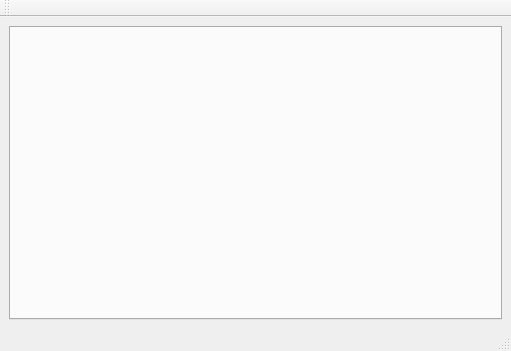
<?xml version="1.0" encoding="UTF-8"?>
<ui version="4.0">
 <class>MainWindow</class>
 <widget class="QMainWindow" name="MainWindow">
  <property name="geometry">
   <rect>
    <x>0</x>
    <y>0</y>
    <width>511</width>
    <height>351</height>
   </rect>
  </property>
  <property name="windowTitle">
   <string>MainWindow</string>
  </property>
  <widget class="QWidget" name="centralwidget">
   <layout class="QGridLayout" name="gridLayout">
    <item row="1" column="0" colspan="2">
     <widget class="QTabWidget" name="SubsystemTabs">
      <property name="enabled">
       <bool>true</bool>
      </property>
      <property name="sizePolicy">
       <sizepolicy hsizetype="Preferred" vsizetype="Expanding">
        <horstretch>0</horstretch>
        <verstretch>0</verstretch>
       </sizepolicy>
      </property>
      <property name="currentIndex">
       <number>-1</number>
      </property>
      <property name="tabsClosable">
       <bool>false</bool>
      </property>
     </widget>
    </item>
   </layout>
  </widget>
  <widget class="QMenuBar" name="menubar">
   <property name="geometry">
    <rect>
     <x>0</x>
     <y>0</y>
     <width>511</width>
     <height>17</height>
    </rect>
   </property>
  </widget>
  <widget class="QStatusBar" name="statusbar"/>
  <widget class="QToolBar" name="toolBar">
   <property name="windowTitle">
    <string>toolBar</string>
   </property>
   <attribute name="toolBarArea">
    <enum>TopToolBarArea</enum>
   </attribute>
   <attribute name="toolBarBreak">
    <bool>false</bool>
   </attribute>
  </widget>
 </widget>
 <resources/>
 <connections/>
</ui>
